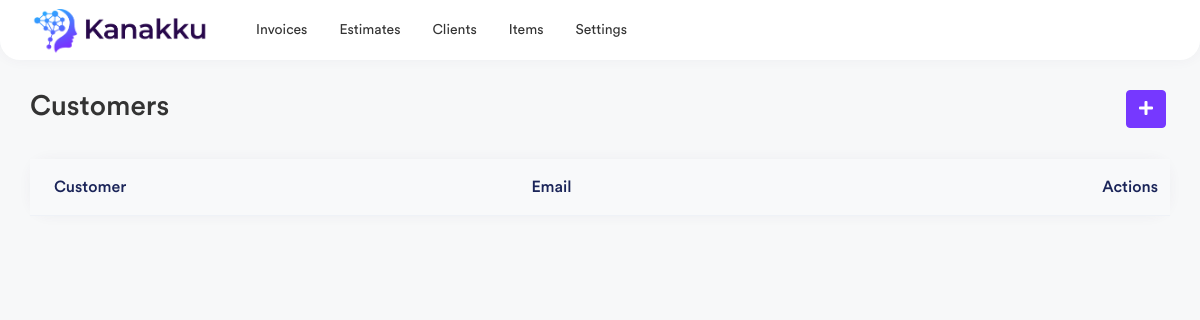
The app's page /clients, older data.
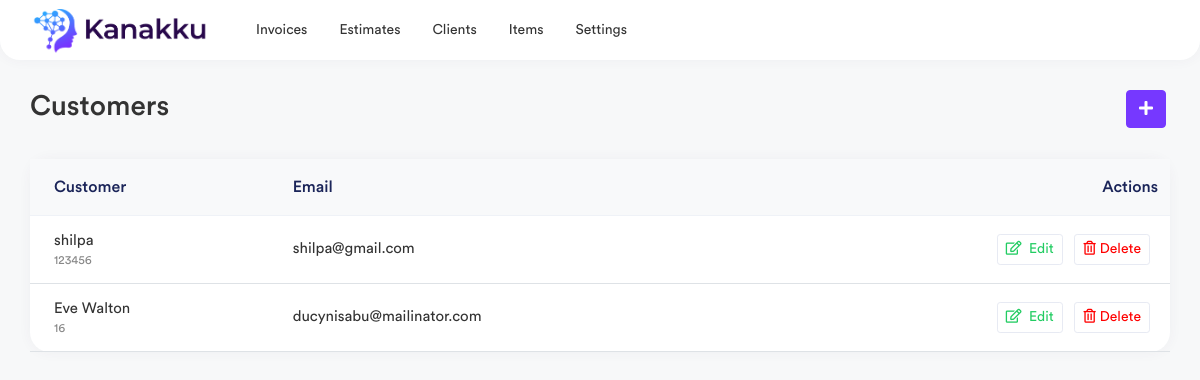
The same page, newer data.
### invoice/models.py (models this page shows, shortened)
class Client(models.Model):
    name = models.CharField(max_length=200,null=True)
    email = models.CharField(max_length=200,null=True)
    address = models.CharField(max_length=500,null=True)
    city = models.CharField(max_length=500,null=True)
    country = models.CharField(max_length=50,null=True)
    zipcode = models.CharField(max_length=20,null=True)
    phone = models.CharField(max_length=20,unique=True,null=True)
    class Meta:
        verbose_name_plural = ("Client")

### invoice/views.py (the view)
# urls.py: path('clients',views.clients, name='clients'),
def clients(request):
    clients = Client.objects.all()
    context = {
        "clients":clients,
    }
    return render(request,'client-list.html',context)

### templates/client-list.html
{% extends 'base.html' %}
{% load static %}
{% block content %}
<div class="page-wrapper">
    <div class="content container-fluid">
        <div class="page-header">
            <div class="row align-items-center">
                <div class="col">
                    <h3 class="page-title">Customers</h3>
                </div>
                <div class="col-auto">
                    <a href="{% url 'invoice:addClients' %}" class="btn btn-primary me-1">
                        <i class="fas fa-plus"></i>
                    </a>
                </div>
            </div>
        </div>
        <div class="row">
            <div class="col-sm-12">
                <div class="card card-table">
                    <div class="card-body">
                        <div class="table-responsive">
                            <table class="table table-center table-hover datatable">
                                <thead class="thead-light">
                                    <tr>
                                        <th>Customer</th>
                                        <th>Email</th>
                                        <th class="text-end">Actions</th>
                                    </tr>
                                </thead>
                                <tbody>
                                    {% for client in clients %}
                                    <tr>
                                        <td>
                                            <h2 class="table-avatar">
                                                <a href="profile.html">{{client.name}} <span>{{client.phone}}</span></a>
                                            </h2>
                                        </td>
                                        <td>{{client.email}}
                                        </td>
                                        <td class="text-end">
                                            <a href="edit-customer.html"
                                                class="btn btn-sm btn-white text-success me-2"><i
                                                    class="far fa-edit me-1"></i> Edit</a>
                                            <a href="javascript:void(0);"
                                                class="btn btn-sm btn-white text-danger me-2"><i
                                                    class="far fa-trash-alt me-1"></i>Delete</a>
                                        </td>
                                    </tr>
                                    {% endfor %}
                                </tbody>
                            </table>
                        </div>
                    </div>
                </div>
            </div>
        </div>
    </div>
</div>
{% endblock %}

Row changes from the older to the newer data that the page shows:
added Client: name "shilpa", phone "123456", email "shilpa@gmail.com"
added Client: name "Eve Walton", phone "16", email "ducynisabu@mailinator.com"
